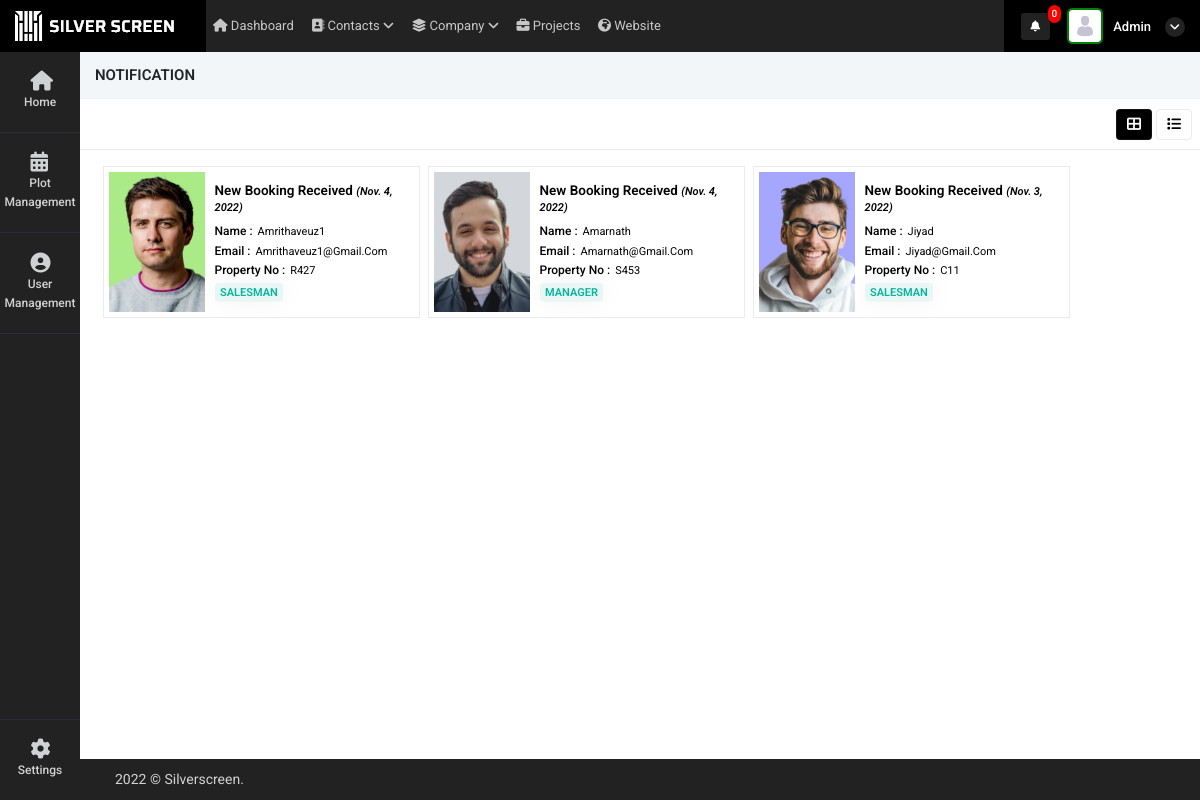
The app's page /view_all_activity (signed in) with its own data.
### super_admin/models.py (models this page shows, shortened)
class common(models.Model):  # COMM0N
    dt = models.DateField(auto_now=True)
    tm = models.TimeField(auto_now=True)
    updated = models.DateTimeField(default=timezone.now)
    status = models.CharField(max_length=255, null=True)
    class Meta:
        abstract = True

class user_request_plot(common):
    auth_user = models.ForeignKey(User,on_delete=models.CASCADE,related_name="user_request_plot_login_id", null=True)
    user_id = models.ForeignKey(user_Details,on_delete=models.CASCADE,related_name="user_request_plot_user_login_id", null=True)
    property_mapping_id = models.ForeignKey(intractive_map,on_delete=models.CASCADE,related_name="user_request_plot_user_login_id", null=True)
    name = models.CharField(max_length=255,null=True)
    booking_id = models.CharField(max_length=255,null=True)
    phone = models.CharField(max_length=255,null=True)
    bank = models.CharField(max_length=255,null=True)
    manager_id = models.ForeignKey(user_Details,on_delete=models.CASCADE,related_name="user_request_plot_manager_id", null=True)
    read_status = models.IntegerField(default=0)
    booking_status = models.IntegerField(null=True)

class user_Details(common):
    auth_user = models.ForeignKey(User,on_delete=models.CASCADE,related_name="auth_user_login_id", null=True)
    name = models.CharField(max_length=255,null=True)
    phone = models.CharField(max_length=255,null=True)
    email = models.EmailField(null=True)
    mobile = models.CharField(max_length=255,null=True)
    emp_id = models.CharField(max_length=255,null=True)
    address1 = models.CharField(max_length=255,null=True)
    address2 = models.CharField(max_length=255,null=True)
    city = models.CharField(max_length=255,null=True)
    state = models.CharField(max_length=255,null=True)
    country = models.CharField(max_length=255,null=True)
    zip = models.CharField(max_length=255,null=True)
    password_geration_type = models.CharField(max_length=255,choices=password_generate_option,null=True)
    user_type = models.CharField(max_length=255,choices=login_user_type,null=True)
    atatchment = models.FileField(upload_to="user_image",null=True)
    created_by = models.ForeignKey(User,on_delete=models.CASCADE,related_name="added_by_user_id", null=True)
    plot_list_view = models.CharField(max_length=255,null=True)
    price_visibility = models.IntegerField(null=True,default=1)
    property_access =  models.CharField(max_length=255,choices=property_access_option,null=True)

class intractive_map(models.Model):
    Name = models.CharField(max_length=255, null=True)
    Phoneno = models.CharField(max_length=255, null=True)
    UnitNo = models.IntegerField(null=True)
    UnitNo_primary = models.IntegerField(null=True)
    BlockNo = models.CharField(max_length=255, null=True)
    UnitArea = models.CharField(max_length=255, null=True)
    LandArea = models.CharField(max_length=255, null=True)
    UType = models.CharField(max_length=255, null=True)
    Price = models.FloatField(null=True)
    Bank = models.CharField(max_length=255,null=True)
    Status = models.CharField(max_length=255,null=True)
    dt = models.DateField(auto_now_add=True)
    tm = models.TimeField(auto_now_add=True)
    current_status = models.CharField(max_length=255,null=True)
    attached_file = models.FileField(upload_to="property_image",null=True)
    currency = models.CharField(max_length=255,null=True,default="SAR")

### super_admin/views.py (the view, shortened to what this page needs)
# urls.py: path('view_all_activity',views.view_all_activity,name='view_all_activity'),
@login_required(login_url='/')
def view_all_activity(request):
    user = User.objects.get(id=request.user.id)
    st = user.is_superuser
    if st == True:
        data = user_request_plot.objects.all().order_by("-id")
    context = {
        'data':data
    }
    return render(request,'super_admin/view_all_activity.html',context)

### super_admin/templatetags/notification.py (called while the page is built, shortened)
@register.filter(name='get_notifications')
def get_notifications(value,args):
    user_dat = User.objects.get(id=value.id)
    st = user_dat.is_superuser
    data_count = ''
    if st == True:
        data_count = user_request_plot.objects.filter(read_status=0).count()
    return data_count

@register.filter(name='get_loginUsernameImage')
def get_loginUsernameImage(value,args):
    user_dat = User.objects.get(id=value.id)
    st = user_dat.is_superuser
    image_url = ''
    if st == True:
        image_url = 'http://127.0.0.1:8000/static/adminicon.jpg'
    else:
        user_data = user_Details.objects.get(auth_user=value.id)
        if user_data.atatchment == '':
            image_url = 'http://127.0.0.1:8000/static/adminicon.jpg'
        else:
            image_url ='../media/'+str(user_data.atatchment)
    return image_url

@register.filter(name='get_user_type')
def get_user_type(value,args):
    user_dat = User.objects.get(id=value.id)
    st = user_dat.is_superuser
    if st == True:
        return False

### super_admin/templates/super_admin/view_all_activity.html (shortened to what this page needs)
{% extends "super_admin/base.html" %}
{% load static %}
{% block content %}
<div class="content">
    <div class="container-fluid px-0">
        <div class="row">
            <div class="col-12 buttns">
                <h5>Notification</h5>
            </div>
            <div class="col-md-12 contnt">
                <div class="d-flex align-items-center justify-content-between px-2">
                    <div class="col-md-4 px-0">
                    </div>
                    <div class="d-flex align-items-center">
                        <ul class="nav nav-tabs nav-ta" role="tablist">
                            <li class="nav-item mx-1">
                                <a class="nav-link kan-tab active" data-toggle="tab"
                                    href="#ho" role="tab" aria-selected="false">
                                    <i class="fas fa-th-large"></i>
                                </a>
                            </li>
                            <li class="nav-item">
                                <a class="nav-link kan-tab" data-toggle="tab"
                                    href="#pro" role="tab" aria-selected="false">
                                    <i class="fas fa-list"></i>
                                </a>
                            </li>
                        </ul>
                    </div>
                </div>
                <div class="tab-content">
                    <div class="tab-pane active" id="ho" role="tabpanel">
                        <div class='app'>
                            <main class='project1'>
                                <div class='project-tasks1 mb-1 container-fluid'>
                                    {% for i in data %}
                                    <div class='project-column mt-2'>
                                        <a style="text-decoration: none;color: black" href="booking_more_details?id={{i.id}}">
                                        <div class="customer-bx">
                                            <div class="cust-img" style="background-image: url('../media/{{i.user_id.atatchment}}');">
                                            </div>
                                            <div class="customer-content">
                                                <h5>New Booking Received <i>({{i.dt}})</i> </h5>
                                                <span class="d-flex"><h6>Name : </h6> {{i.user_id.name|title}}</span>
                                                <span class="d-flex"><h6>Email : </h6> {{i.user_id.email|title}}</span>
                                                <span class="d-flex"><h6>Property No : </h6> {{i.property_mapping_id.BlockNo}}{{i.property_mapping_id.UnitNo}}</span>
                                                <span class="badge badge-soft-success text-uppercase">{{i.user_id.user_type}}</span>
                                            </div>
                                        </div>
                                        </a>
                                    </div>
                                    {% endfor %}
                                </div>
                            </main>
                        </div>
                    </div>
                </div>
            </div>
        </div>
    </div>
</div>
{% endblock %}

### super_admin/templates/super_admin/base.html (shortened to what this page needs)
<!doctype html>
<html lang="en">
    {% load static %}
    {% load notification %}
<head>
    <link rel="stylesheet" href="{% static 'admin/css/morris.css' %}">
    <link href="{% static 'admin/css/bootstrap.min.css' %}" rel="stylesheet" type="text/css" />
    <link href="{% static 'admin/css/icons.css' %}" rel="stylesheet" type="text/css" />
    <link href="{% static 'admin/css/style.css' %}" rel="stylesheet" type="text/css" />
</head>
<body class="">
    <div id="wrapper">
        <div class="left side-menu">
            <div class="slimscroll-menu" id="remove-scroll">
                <div id="sidebar-menu" class="sidaber_menu">
                    <ul class="" id="side-menu">
                        <li>
                            <a class="splnav" href="{% url 'home' %}"> <i class="fa fa-home"></i>
                                <p>Home</p>
                            </a>
                        </li>
                        <li>
                            <a class="splnav" href="property_management"> <i class="fa fa-calendar"></i>
                                <p>Plot Management</p>
                            </a>
                        </li>
                        <li>
                            <a href="user_management" class="splnav"> <i class="fa fa-user-circle"></i>
                                <p>User Management</p>
                            </a>
                        </li>
                        <li class="bootm_toggle_settings_button ">
                            <a class="splnav bdr_btmnone_nav" href="settings.html"> <i class="fa fa-cog"></i>
                                <p>Settings</p>
                            </a>
                        </li>
                    </ul>
                </div>
            </div>
        </div>
        <div class="content-page">
            <div class="topbar">
                <div class="navbar-header">
                    <div class="d-flex">
                        <div class="binance">
                            <img src="{% static 'admin/img/silv.png' %}" alt="">
                        </div>
                    </div>
                    <ul class="navbar-nav1 bg-2 col">
                        <li class="nav-item d-none d-sm-inline-block">
                            <a href="" class="nav-link"><i class="fa fa-home"></i> Dashboard</a>
                        </li>
                        <li class="nav-item d-none d-sm-inline-block">
                            <a href="" class="nav-link"><i class="fa fa-address-book"></i> Contacts <i
                                    class="a-right fa fa-angle-down"></i></a>
                        </li>
                        <li class="nav-item d-none d-sm-inline-block">
                            <a href="" class="nav-link"><i class="fas fa-layer-group"></i> Company <i
                                    class="a-right fa fa-angle-down"></i></a>
                        </li>
                        <li class="nav-item d-none d-sm-inline-block">
                            <a href="" class="nav-link"><i class="fas fa-briefcase"></i> Projects</a>
                        </li>
                        <li class="nav-item d-none d-sm-inline-block">
                            <a href="" class="nav-link"><i class="fas fa-globe-africa"></i> Website</a>
                        </li>
                    </ul>
                    <div class="d-flex align-items-center icns">
                        <div class="dropdown topbar-head-dropdown ms-1 header-item">
                            <a href="view_all_activity">
                                <i class="fas fa-bell fs-icn">
                                    <span
                                        class="position-absolute topbar-badge fs-9 translate-middle badge rounded-pill bg-red">{{ request.user|get_notifications:"sss" }}</span></i>
                                    </a>
                        </div>
                        <div class="dropdown header-item topbar-user king button-drpdown">
                            <span class="d-flex align-items-center drpdown-toggle">
                                <img class="header-profile-user" src="{{ request.user|get_loginUsernameImage:"sss" }}" alt="Header Avatar">
                                <span class="text-start ms-xl-2">
                                    <span class="d-none d-xl-inline-block ms-1 fw-medium user-name-text">  {{request.user.username|title}}</span>
                                    <i class="pro-icn fa fa-angle-down"></i>
                                </span>
                            </span>
                        </div>
                    </div>
                </div>
            </div>
            <div class="content">
                {% block content %}
                {% endblock %}
            </div>
            <footer class="footer">
                <div class="container-fluid">
                    <div class="row">
                        <div class="col-sm-6">
                             © Silverscreen.
                        </div>
                        <div class="col-sm-6">
                        </div>
                    </div>
                </div>
            </footer>
        </div>
    </div>
</body>
</html>

### records on screen
user_request_plot: user_id.atatchment (picture), dt "Nov. 4, 2022", user_id.name "Amrithaveuz1", user_id.email "Amrithaveuz1@Gmail.Com", property_mapping_id.BlockNo "R", property_mapping_id.UnitNo "427", user_id.user_type "SALESMAN"
user_request_plot: user_id.atatchment (picture), dt "Nov. 4, 2022", user_id.name "Amarnath", user_id.email "Amarnath@Gmail.Com", property_mapping_id.BlockNo "S", property_mapping_id.UnitNo "453", user_id.user_type "MANAGER"
user_request_plot: user_id.atatchment (picture), dt "Nov. 3, 2022", user_id.name "Jiyad", user_id.email "Jiyad@Gmail.Com", property_mapping_id.BlockNo "C", property_mapping_id.UnitNo "11", user_id.user_type "SALESMAN"

### other values on screen
{{ request.user|get_notifications:"sss" }} "0"
{{ request.user.username|title }} "Admin"
